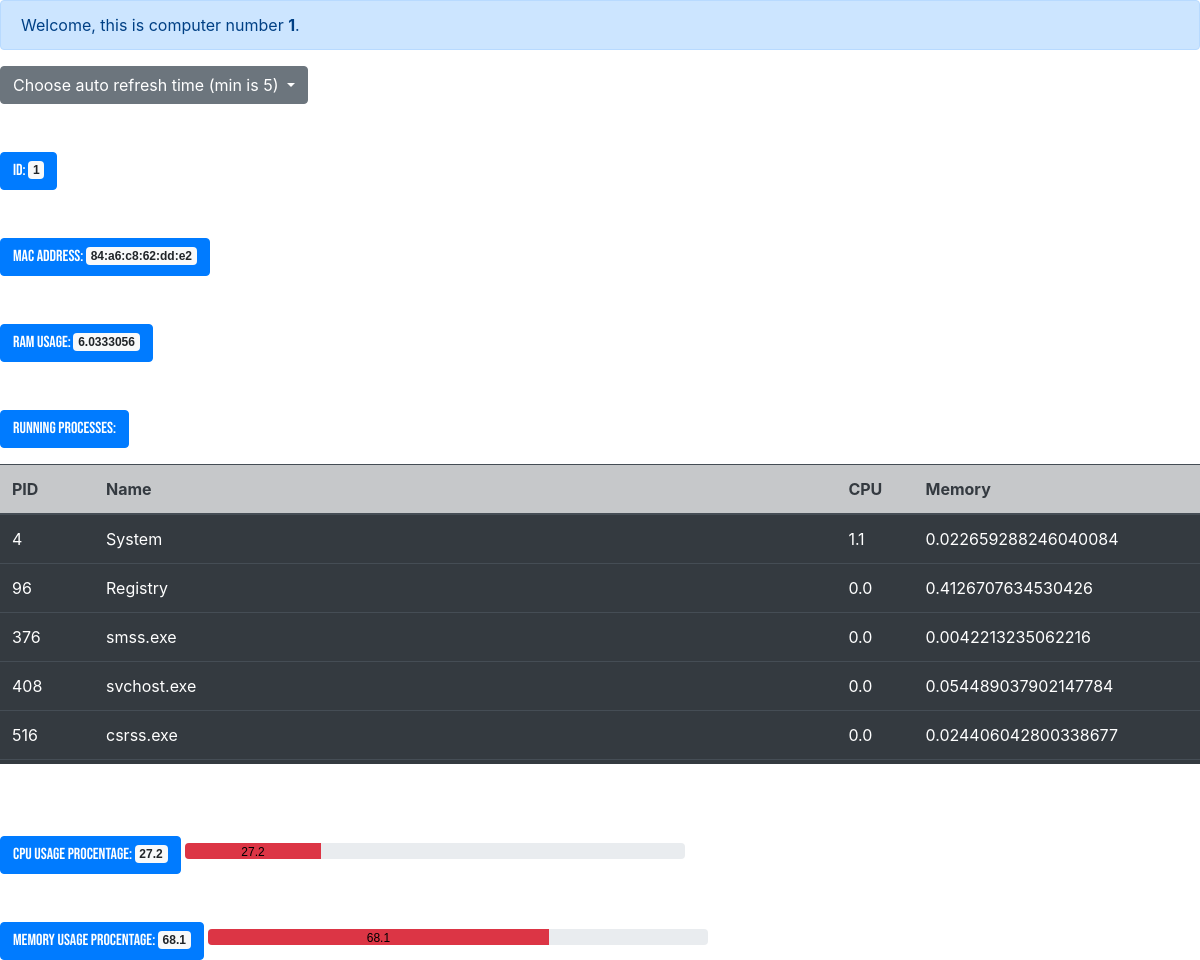
Screenshot of /computers/1 with the database file from the repository.
### Server.py (models this page shows)
    class Todo(db.Model):
        id = db.Column(db.Integer, primary_key=True)
        mac_address = db.Column(db.TEXT)
        cpu_type = db.Column(db.TEXT)
        ram_usage = db.Column(db.FLOAT)
        running_processes = db.Column(db.TEXT)
        cpu_usage_procentage = db.Column(db.FLOAT)
        memory_usage_procentage = db.Column(db.FLOAT)
        task_status_pid = db.Column(db.TEXT)
        task_status_name = db.Column(db.TEXT)
        task_status_memory_percent = db.Column(db.TEXT)
        task_status_cpu_percent = db.Column(db.TEXT)

### Server.py (the view)
        @app.route('/computers/<int:id>', methods=['POST', 'GET'])
        def no_one_in_db(id):
            global js
            computer = Todo.query.get_or_404(id)
            if request.method == 'POST':
                js = request.get_json()
                for name, item in js.items():
                    if name == "CPU type:":
                        computer.cpu_type = item
                        db.session.commit()
                    if name == "Ram usage: ":
                        computer.ram_usage = item
                        db.session.commit()
                    if name == "running processes":
                        new_item = []
                        count = 0
                        pid = []
                        name = []
                        memory_percent = []
                        cpu_percent = []
                        f = item
                        for i in item:
                            if count == 0:
                                pass
                            else:
                                pid.append(str(i["pid"]))
                                name.append(str(i["name"]))
                                memory_percent.append(str(i["memory_percent"]))
                                cpu_percent.append(str(i["cpu_percent"]))
                            count = count + 1
                        dict_task = {
                            "task status pid":pid,
                            "task status name":name,
                            "task status cpu percent":cpu_percent,
                            "task status memory percent":memory_percent
                        }
                        dict_task_status_name = {
                            "name":name
                        }
                        dict_task_status_cpu_percent = {
                            "cpu percent":cpu_percent
                        }
                        dict_task_status_memory_percent = {
                            "memory percent":memory_percent
                        }
                        dict_task = json.dumps(dict_task)
                        computer.running_processes = dict_task
                        db.session.commit()
                    if name == "CPU usage procentage":
                        computer.cpu_usage_procentage = item
                        db.session.commit()
                    if name == "Memory usage procentage":
                        computer.memory_usage_procentage = item
                        db.session.commit()
                url = '/computers/' + str(id)
                return "" # if I want to send somethign to the client while he sends me all the data (after the client has the id ofcurse)
            else:
                running_processes = computer.running_processes
                running_processes = json.loads(running_processes)
                pid = running_processes["task status pid"]
                name = running_processes["task status name"]
                cpu_percent = running_processes["task status cpu percent"]
                memory_percent = running_processes["task status memory percent"]
                print(pid)
                return render_template('show_computer_data.html', computer=computer, timer=5000, pid=pid, name=name, cpu_percent=cpu_percent, memory_percent=memory_percent, zip=itertools.zip_longest) # if I want to send somethign to the client while he sends me all the data (after the client has the id ofcurse)

### templates/show_computer_data.html (shortened to what this page needs)
{% extends 'base.html' %}
{% block head%}
<link rel="stylesheet" type="text/css" href="{{ url_for('static', filename='css/show_computer_data.css') }}"/>
<link rel="stylesheet" href="https://stackpath.bootstrapcdn.com/bootstrap/4.4.1/css/bootstrap.min.css">
{% endblock %}
{% block body%}
<div id="content">
  <div type="button" class="alert alert-primary alert-dismissible fade show" data-dismiss="alert">
      Welcome, this is computer number <strong>{{computer.id}}</strong>.
    </div>
  </div>
  <div class="dropdown">
    <button class="btn btn-secondary dropdown-toggle menu" type="button" id="dropdownMenuButton" data-toggle="dropdown" aria-haspopup="true" aria-expanded="false">
      Choose auto refresh time (min is 5)
    </button>
  </div>
    <br>
    <br>
    <br>
    <div class="boxes">
      <button type="button" class="btn btn-primary" id="box">
          id:  <span class="badge badge-light">{{computer.id}}</span>
        </button>
      <br>
      <br>
      <br>
      <button type="button" class="btn btn-primary">
          mac address:  <span class="badge badge-light">{{computer.mac_address}}</span>
        </button>
      <br>
      <br>
      <br>
      <button type="button" class="btn btn-primary">
          ram usage:  <span class="badge badge-light">{{computer.ram_usage}}</span>
        </button>
      <br>
      <br>
      <br>
      <p class="btn btn-primary">running processes: </p>
      <div class="table-wrapper-scroll-y my-custom-scrollbar">
        <table class="table table-dark table-hover">
          <thead>
            <tr class="table-dark text-dark">
              <th scope="col">PID</th>
              <th scope="col">Name</th>
              <th scope="col">CPU</th>
              <th scope="col">Memory</th>
            </tr>
          </thead>
          <tbody>
            {% for (s_pid, s_name, s_cpu_percent, s_memory_percent) in zip(pid, name, cpu_percent, memory_percent)%}
            <tr>
              <td class="task-pid">{{s_pid}}</td>
              <td class="task-name">{{s_name}}</td>
              <td class="task-cpu-percent">{{s_cpu_percent}}</td>
              <td class="task-memory-percent">{{s_memory_percent}}</td>
            </tr>
          {% endfor %}
          </tbody>
        </table>
      </div>
      <br>
      <br>
      <br>
      <button type="button" class="btn btn-primary text-nowrap">
          cpu usage procentage:  <span class="badge badge-light live text-nowrap" id ="cpu">{{computer.cpu_usage_procentage}}</span>
        </button>
      <div class="progress">
        <div id="cpu-progress" class="progress-bar bg-info" style="width: {{computer.cpu_usage_procentage}}%" role="progressbar" aria-valuenow="{{computer.cpu_usage_procentage}}" aria-valuemin="0" aria-valuemax="100">{{computer.cpu_usage_procentage}}</div>
      </div>
      <br>
      <br>
      <br>
      <button type="button" class="btn btn-primary">
          memory usage procentage:  <span class="badge badge-light live" id="memory">{{computer.memory_usage_procentage}}</span>
      </button>
      <div class="progress">
        <div id="memory-progress" class="progress-bar bg-info" role="progressbar" style="width: {{computer.memory_usage_procentage}}%" aria-valuenow="{{computer.memory_usage_procentage}}" aria-valuemin="0" aria-valuemax="100">{{computer.memory_usage_procentage}}</div>
      </div>
  </div>
{% endblock %}

### templates/base.html (shortened to what this page needs)
<!DOCTYPE html>
<html lang="en">
<html>
<head>
    {% block head%}{% endblock %}
</head>
<body>
    {% block body%}{% endblock %}
</body>
</html>

### static/css/show_computer_data.css (style rules this page uses)
body { align-items: center; font-family: 'Montserrat', sans-serif; height: 100vh; justify-content: center; }
.dropdown { position: relative; display: inline-block; }

### rows the page displays
Todo: id "1", mac_address "84:a6:c8:62:dd:e2", ram_usage "6.0333056", cpu_usage_procentage "27.2", memory_usage_procentage "68.1"

### other values shown
{{ s_pid }} "4" "96" "376" "408" "516"
{{ s_name }} "System" "Registry" "smss.exe" "svchost.exe" "csrss.exe"
{{ s_cpu_percent }} "1.1" "0.0" "0.0" "0.0" "0.0"
{{ s_memory_percent }} "0.022659288246040084" "0.4126707634530426" "0.0042213235062216" "0.054489037902147784" "0.024406042800338677"
